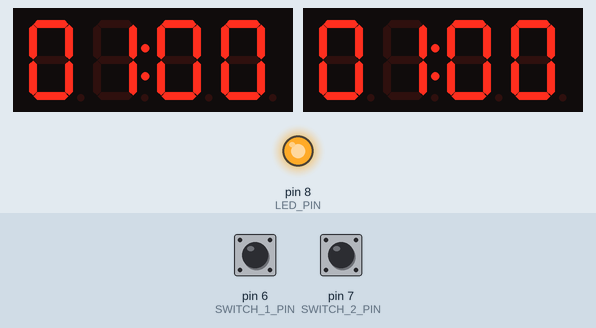
Recording of a sketch running on a simulated Arduino Uno, built with avr-gcc and run on an emulated ATmega328P. Shown: 2 × 4-digit seven-segment display, output pins drawn as LEDs (lit = HIGH). The inputs (shaded band) are chosen by the test bench; at power-on: pin 6 (SWITCH_1_PIN) HIGH, pin 7 (SWITCH_2_PIN) HIGH.

Above: at 1.2 s.
1.3 s: pin 6 (SWITCH_1_PIN) pulled LOW for 0.15 s
At 1.67 s:
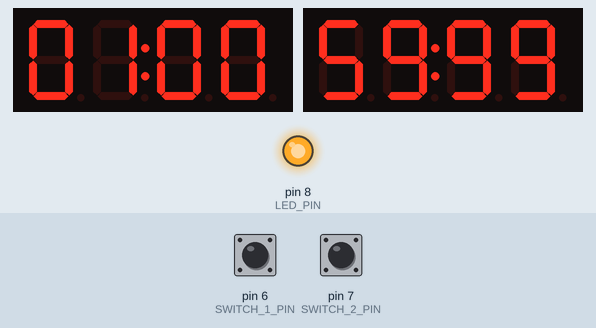
2.0 s: pin 7 (SWITCH_2_PIN) pulled LOW for 0.15 s
At 2.57 s:
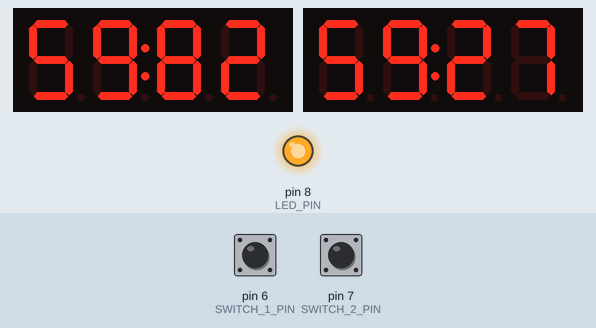
2.7 s: pin 6 (SWITCH_1_PIN) pulled LOW for 1 s
At 4.07 s:
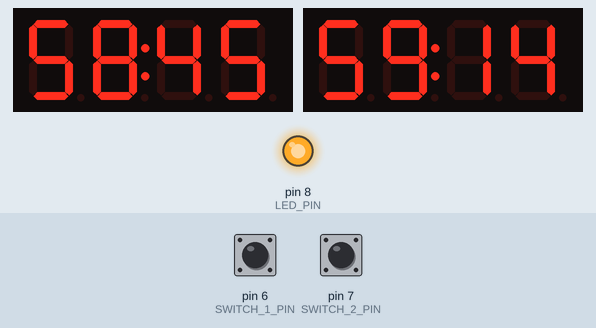
4.3 s: pin 7 (SWITCH_2_PIN) pulled LOW for 1 s
At 5.57 s:
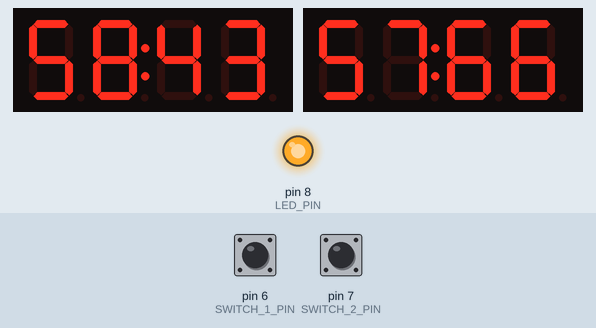
Timing chart, 0 to 6.9 s (numbered marks = the images above; inputs shaded):
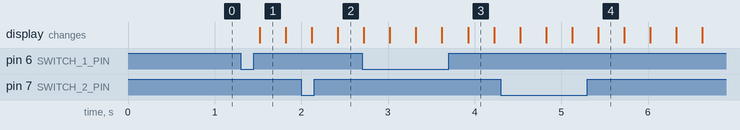

Measured:
- after the input at 1.3 s, the display: changes after 0.22 s (image 1)

The sketch:

chess_clock.ino
```cpp
#include <ezButton.h>
#include "TM1637Display.h"

// I/O pins
#define DISPLAY_1_CLK 2
#define DISPLAY_1_DIO 3
#define DISPLAY_2_CLK 4
#define DISPLAY_2_DIO 5

#define SWITCH_1_PIN 6
#define SWITCH_2_PIN 7

#define LED_PIN 8

// 4-digit LED TM1637 displays
TM1637Display display_1(DISPLAY_1_CLK, DISPLAY_1_DIO);
TM1637Display display_2(DISPLAY_2_CLK, DISPLAY_2_DIO);

// Limit switches
ezButton button_1(SWITCH_1_PIN);
ezButton button_2(SWITCH_2_PIN);

const unsigned long HOUR = 3600000UL;
const unsigned long MINUTE = 60000UL;
const unsigned long SECOND = 1000UL;
const unsigned long LONG_PRESS_MS = 500UL;

// How long to show each value when flashing between base time and increment during idle mode
const unsigned long IDLE_FLASH_MS = 1500UL;

struct TimeControl {
  unsigned long base_ms;
  unsigned long increment_ms;
};

const TimeControl time_controls[] = {
  { MINUTE * 1, 0 },
  { MINUTE * 1, SECOND },
  { MINUTE * 3, 0 },
  { MINUTE * 3, SECOND * 2 },
  { MINUTE * 5, 0 },
  { MINUTE * 5, SECOND * 3 },
  { MINUTE * 10, 0 },
  { MINUTE * 10, SECOND * 5 },
  { MINUTE * 15, SECOND * 10 },
  { MINUTE * 30, 0 },
  { MINUTE * 30, SECOND * 20 },
  { HOUR, SECOND * 30 },
};
const int TIME_CONTROLS_COUNT = sizeof(time_controls) / sizeof(time_controls[0]);

unsigned long turn_start_time = 0;
unsigned long player_1_remaining = 0;
unsigned long player_2_remaining = 0;
unsigned long player_1_press_start = 0;
unsigned long player_2_press_start = 0;

// Turn states:
//   0 = idle (game not started)
//   1 = player 1's turn
//   2 = player 2's turn
//   3 = game over (someone flagged)
int turn = 0;
int player_1_time_control_index = 0;
int player_2_time_control_index = 0;

// Track last value sent to each display so we only refresh when it changes
// -1 forces an update on the first call
int last_value_1 = -1;
int last_value_2 = -1;

unsigned long game_over_start = 0;
bool game_over_flashing = false;

void displayTime(TM1637Display &display, long time_in_ms, int &last_value) {
  if (time_in_ms < 0) {
    time_in_ms = 0;
  }

  int value;
  uint8_t colon = 0b01000000;

  if ((unsigned long)time_in_ms < MINUTE) {
    // Under a minute: show SS:HH (seconds and hundredths)
    int seconds = time_in_ms / 1000;
    int hundredths = (time_in_ms % 1000) / 10;
    value = seconds * 100 + hundredths;
  } else {
    // A minute or more: show MM:SS
    int minutes = time_in_ms / MINUTE;
    int seconds = (time_in_ms % MINUTE) / 1000;
    value = minutes * 100 + seconds;
  }

  if (value != last_value) {
    display.showNumberDecEx(value, colon, true, 4, 0);
    last_value = value;
  }
}

void resetClock() {
  turn_start_time = 0;
  player_1_remaining = time_controls[player_1_time_control_index].base_ms;
  player_2_remaining = time_controls[player_2_time_control_index].base_ms;
  turn = 0;
}

void gameOver() {
  turn = 3;
  game_over_start = millis();
  game_over_flashing = true;
}

void setup() {
  Serial.begin(9600);

  pinMode(SWITCH_1_PIN, INPUT_PULLUP);
  pinMode(SWITCH_2_PIN, INPUT_PULLUP);

  pinMode(LED_PIN, OUTPUT);
  digitalWrite(LED_PIN, HIGH);

  display_1.clear();
  display_1.setBrightness(1);

  display_2.clear();
  display_2.setBrightness(1);

  button_1.setDebounceTime(50);
  button_2.setDebounceTime(50);

  player_1_remaining = time_controls[player_1_time_control_index].base_ms;
  player_2_remaining = time_controls[player_2_time_control_index].base_ms;
}

void loop() {
  button_1.loop();
  button_2.loop();

  // Record when each button was pressed
  if (button_1.isPressed()) {
    player_1_press_start = millis();
  }
  if (button_2.isPressed()) {
    player_2_press_start = millis();
  }

  // Act on release, using the stored start time to decide short vs long
  if (button_1.isReleased()) {
    unsigned long held = millis() - player_1_press_start;
    if ((turn == 0 || turn == 3) && held >= LONG_PRESS_MS) {
      // Long press while idle or game over: cycle time control
      player_1_time_control_index = (player_1_time_control_index + 1) % TIME_CONTROLS_COUNT;
      resetClock();
    } else if (turn == 0) {
      // Short press while idle: start game, P2's turn first
      turn_start_time = millis();
      turn = 2;
    } else if (turn == 3) {
      // Short press while game over: reset to idle with same time control
      resetClock();
    } else if (turn == 1) {
      // End P1's turn
      unsigned long elapsed = millis() - turn_start_time;
      if (elapsed >= player_1_remaining) {
        // P1 flagged on the press itself
        player_1_remaining = 0;
        displayTime(display_1, 0, last_value_1);
        gameOver();
      } else {
        player_1_remaining -= elapsed;
        player_1_remaining += time_controls[player_1_time_control_index].increment_ms;
        turn_start_time = millis();
        turn = 2;
      }
    }
  }

  if (button_2.isReleased()) {
    unsigned long held = millis() - player_2_press_start;
    if ((turn == 0 || turn == 3) && held >= LONG_PRESS_MS) {
      player_2_time_control_index = (player_2_time_control_index + 1) % TIME_CONTROLS_COUNT;
      resetClock();
    } else if (turn == 0) {
      turn_start_time = millis();
      turn = 1;
    } else if (turn == 3) {
      resetClock();
    } else if (turn == 2) {
      unsigned long elapsed = millis() - turn_start_time;
      if (elapsed >= player_2_remaining) {
        player_2_remaining = 0;
        displayTime(display_2, 0, last_value_2);
        gameOver();
      } else {
        player_2_remaining -= elapsed;
        player_2_remaining += time_controls[player_2_time_control_index].increment_ms;
        turn_start_time = millis();
        turn = 1;
      }
    }
  }

  // Update displays
  if (turn == 0) {
    // Idle: flash between base time and increment
    // If increment is 0, just show the base time on both displays
    unsigned long inc_1 = time_controls[player_1_time_control_index].increment_ms;
    unsigned long base_1 = time_controls[player_1_time_control_index].base_ms;
    unsigned long inc_2 = time_controls[player_2_time_control_index].increment_ms;
    unsigned long base_2 = time_controls[player_2_time_control_index].base_ms;

    if (inc_1 == 0) {
      displayTime(display_1, base_1, last_value_1);
    } else {
      bool show_base = ((millis() / IDLE_FLASH_MS) % 2) == 0;
      unsigned long shown = show_base ? base_1 : inc_1;
      displayTime(display_1, shown, last_value_1);
    }

    if (inc_2 == 0) {
      displayTime(display_2, base_2, last_value_2);
    } else {
      bool show_base = ((millis() / IDLE_FLASH_MS) % 2) == 0;
      unsigned long shown = show_base ? base_2 : inc_2;
      displayTime(display_2, shown, last_value_2);
    }
  } else if (turn == 3) {
    // Game over: leave displays showing whatever they last showed
    // The flagged player's display will read 00:00
  } else {
    // Active turn
    unsigned long elapsed = millis() - turn_start_time;

    long time_1 = (long)player_1_remaining;
    long time_2 = (long)player_2_remaining;

    if (turn == 1) {
      time_1 -= (long)elapsed;
      if (time_1 <= 0) {
        time_1 = 0;
        player_1_remaining = 0;
        displayTime(display_1, 0, last_value_1);
        gameOver();
      }
    } else if (turn == 2) {
      time_2 -= (long)elapsed;
      if (time_2 <= 0) {
        time_2 = 0;
        player_2_remaining = 0;
        displayTime(display_2, 0, last_value_2);
        gameOver();
      }
    }

    displayTime(display_1, time_1, last_value_1);
    displayTime(display_2, time_2, last_value_2);
  }

  if (game_over_flashing) {
    unsigned long elapsed = millis() - game_over_start;

    if (elapsed >= 5000) {
      digitalWrite(LED_PIN, HIGH);
      game_over_flashing = false;
    } else {
      bool led_on = ((elapsed / 250) % 2) == 1;
      digitalWrite(LED_PIN, led_on ? HIGH : LOW);
    }
  }
}
```
